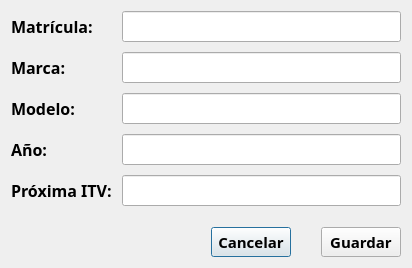
<?xml version="1.0" encoding="UTF-8"?>
<ui version="4.0">
 <class>VehiculosDialog</class>
 <widget class="QDialog" name="VehiculosDialog">
  <property name="geometry">
   <rect>
    <x>0</x>
    <y>0</y>
    <width>408</width>
    <height>268</height>
   </rect>
  </property>
  <property name="windowTitle">
   <string>Dialog</string>
  </property>
  <layout class="QVBoxLayout" name="verticalLayout">
   <item>
    <layout class="QFormLayout" name="formLayout">
     <property name="verticalSpacing">
      <number>10</number>
     </property>
     <item row="0" column="0">
      <widget class="QLabel" name="lblMatricula">
       <property name="font">
        <font>
         <family>Montserrat</family>
         <pointsize>12</pointsize>
         <bold>true</bold>
        </font>
       </property>
       <property name="text">
        <string>Matrícula: </string>
       </property>
      </widget>
     </item>
     <item row="0" column="1">
      <widget class="QLineEdit" name="leMatricula">
       <property name="font">
        <font>
         <family>Montserrat</family>
         <pointsize>12</pointsize>
        </font>
       </property>
      </widget>
     </item>
     <item row="1" column="0">
      <widget class="QLabel" name="lblMarca">
       <property name="font">
        <font>
         <family>Montserrat</family>
         <pointsize>12</pointsize>
         <bold>true</bold>
        </font>
       </property>
       <property name="text">
        <string>Marca: </string>
       </property>
      </widget>
     </item>
     <item row="1" column="1">
      <widget class="QLineEdit" name="leMarca">
       <property name="font">
        <font>
         <family>Montserrat</family>
         <pointsize>12</pointsize>
        </font>
       </property>
      </widget>
     </item>
     <item row="2" column="0">
      <widget class="QLabel" name="lblModelo">
       <property name="font">
        <font>
         <family>Montserrat</family>
         <pointsize>12</pointsize>
         <bold>true</bold>
        </font>
       </property>
       <property name="text">
        <string>Modelo: </string>
       </property>
      </widget>
     </item>
     <item row="2" column="1">
      <widget class="QLineEdit" name="leModelo">
       <property name="font">
        <font>
         <family>Montserrat</family>
         <pointsize>12</pointsize>
        </font>
       </property>
      </widget>
     </item>
     <item row="3" column="0">
      <widget class="QLabel" name="lblAno">
       <property name="font">
        <font>
         <family>Montserrat</family>
         <pointsize>12</pointsize>
         <bold>true</bold>
        </font>
       </property>
       <property name="text">
        <string>Año: </string>
       </property>
      </widget>
     </item>
     <item row="3" column="1">
      <widget class="QLineEdit" name="leAno">
       <property name="font">
        <font>
         <family>Montserrat</family>
         <pointsize>12</pointsize>
        </font>
       </property>
      </widget>
     </item>
     <item row="4" column="1">
      <widget class="QLineEdit" name="leITV">
       <property name="font">
        <font>
         <family>Montserrat</family>
         <pointsize>12</pointsize>
        </font>
       </property>
      </widget>
     </item>
     <item row="4" column="0">
      <widget class="QLabel" name="lblITV">
       <property name="font">
        <font>
         <family>Montserrat</family>
         <pointsize>12</pointsize>
         <bold>true</bold>
        </font>
       </property>
       <property name="text">
        <string>Próxima ITV: </string>
       </property>
      </widget>
     </item>
    </layout>
   </item>
   <item>
    <layout class="QHBoxLayout" name="horizontalLayout">
     <property name="spacing">
      <number>30</number>
     </property>
     <property name="leftMargin">
      <number>200</number>
     </property>
     <item>
      <widget class="QPushButton" name="btnCancelar">
       <property name="minimumSize">
        <size>
         <width>0</width>
         <height>30</height>
        </size>
       </property>
       <property name="font">
        <font>
         <family>Montserrat</family>
         <pointsize>11</pointsize>
         <bold>true</bold>
        </font>
       </property>
       <property name="text">
        <string>Cancelar</string>
       </property>
      </widget>
     </item>
     <item>
      <widget class="QPushButton" name="btnGuardar">
       <property name="minimumSize">
        <size>
         <width>0</width>
         <height>30</height>
        </size>
       </property>
       <property name="font">
        <font>
         <family>Montserrat</family>
         <pointsize>11</pointsize>
         <bold>true</bold>
        </font>
       </property>
       <property name="text">
        <string>Guardar</string>
       </property>
      </widget>
     </item>
    </layout>
   </item>
  </layout>
 </widget>
 <resources/>
 <connections/>
</ui>
